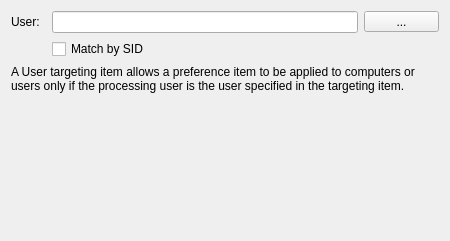
<?xml version="1.0" encoding="UTF-8"?>
<ui version="4.0">
 <class>UserWidget</class>
 <widget class="QWidget" name="UserWidget">
  <property name="geometry">
   <rect>
    <x>0</x>
    <y>0</y>
    <width>450</width>
    <height>241</height>
   </rect>
  </property>
  <property name="sizePolicy">
   <sizepolicy hsizetype="Maximum" vsizetype="Preferred">
    <horstretch>0</horstretch>
    <verstretch>0</verstretch>
   </sizepolicy>
  </property>
  <property name="minimumSize">
   <size>
    <width>450</width>
    <height>200</height>
   </size>
  </property>
  <property name="windowTitle">
   <string>Form</string>
  </property>
  <layout class="QGridLayout" name="gridLayout">
   <item row="0" column="3">
    <widget class="QToolButton" name="usertoolButton">
     <property name="minimumSize">
      <size>
       <width>75</width>
       <height>0</height>
      </size>
     </property>
     <property name="text">
      <string>...</string>
     </property>
    </widget>
   </item>
   <item row="0" column="2">
    <widget class="QLineEdit" name="userlineEdit"/>
   </item>
   <item row="2" column="0" colspan="4">
    <widget class="QLabel" name="label">
     <property name="text">
      <string>A User targeting item allows a preference item to be applied to computers or users only if the processing user is the user specified in the targeting item.</string>
     </property>
     <property name="wordWrap">
      <bool>true</bool>
     </property>
    </widget>
   </item>
   <item row="0" column="0">
    <widget class="QLabel" name="userLabel">
     <property name="sizePolicy">
      <sizepolicy hsizetype="Maximum" vsizetype="Preferred">
       <horstretch>0</horstretch>
       <verstretch>0</verstretch>
      </sizepolicy>
     </property>
     <property name="text">
      <string>User:</string>
     </property>
     <property name="buddy">
      <cstring>userlineEdit</cstring>
     </property>
    </widget>
   </item>
   <item row="1" column="2">
    <widget class="QCheckBox" name="sidCheckBox">
     <property name="text">
      <string>Match by SID</string>
     </property>
    </widget>
   </item>
   <item row="3" column="0" colspan="4">
    <spacer name="verticalSpacer">
     <property name="orientation">
      <enum>Qt::Vertical</enum>
     </property>
     <property name="sizeHint" stdset="0">
      <size>
       <width>558</width>
       <height>137</height>
      </size>
     </property>
    </spacer>
   </item>
  </layout>
 </widget>
 <resources/>
 <connections/>
</ui>
